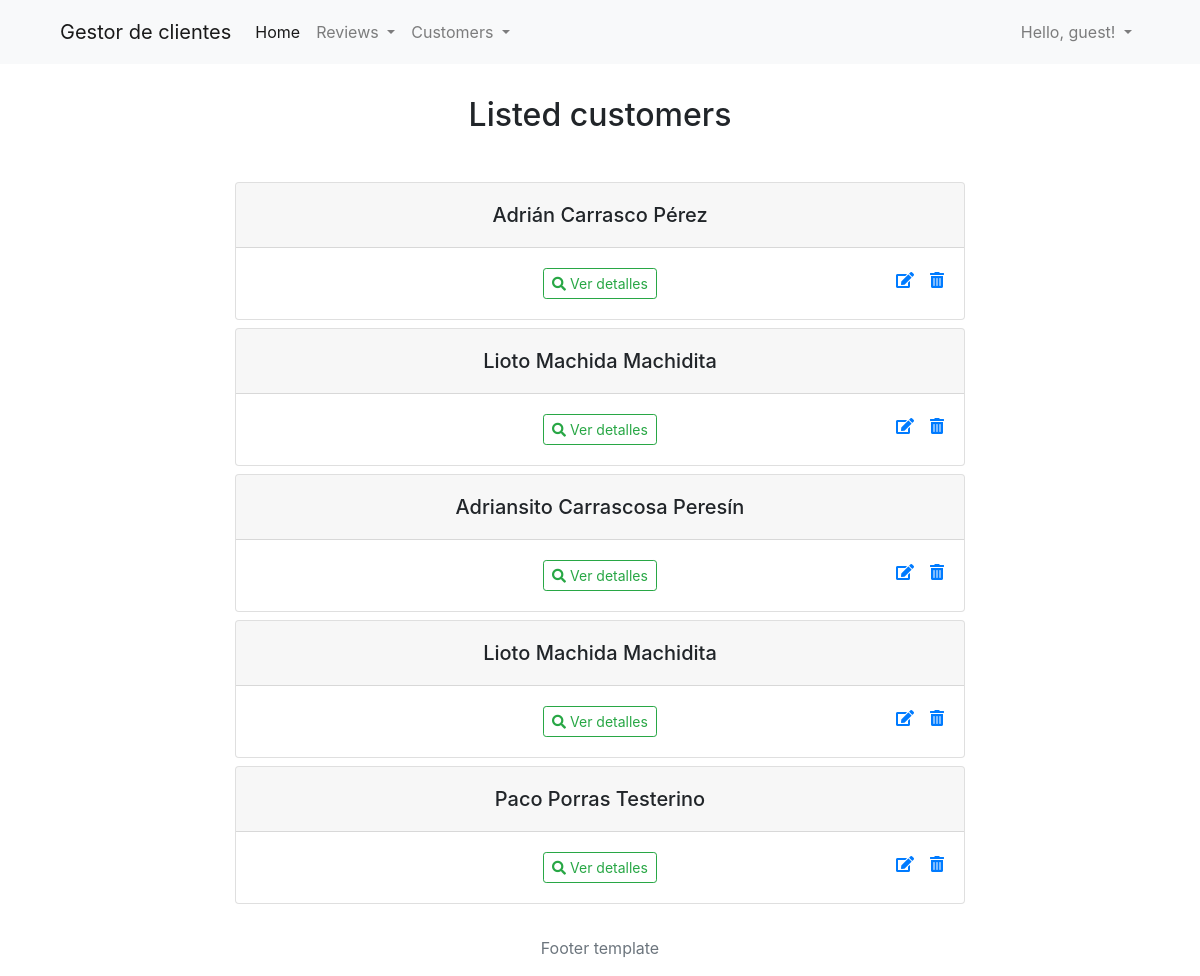
The app's page /cliente/clientes/ with its own data.
### gestion_clientes/models.py (models this page shows, shortened)
class Customer(models.Model):
    user = models.OneToOneField(User, verbose_name = "Usuario", on_delete = models.CASCADE)
    MALE = "M"
    FEMALE = "F"
    GENDER_OPTS = (
        (MALE, 'Male'),
        (FEMALE, 'Female'),
    )
    name = models.CharField(max_length = 30, verbose_name = "Nombre")
    middlename = models.CharField(max_length = 40, verbose_name = "Primer apellido")
    lastname = models.CharField(max_length = 40, verbose_name = "Segundo apellido")
    gender = models.CharField(max_length = 1, choices = GENDER_OPTS, default = MALE, verbose_name = "Género", help_text = "Seleccione su sexo")
    birthday = models.DateField(verbose_name = "Fecha de nacimiento", null = True, blank = True)
    address = models.CharField(max_length = 80, verbose_name = "Dirección")
    image = models.ImageField(null = True, blank = True, verbose_name= "Foto", upload_to = "images/")
    registered = models.DateTimeField(auto_now_add = True, verbose_name= "Fecha de registro")
    updated = models.DateTimeField(auto_now= True, verbose_name = "Fecha de edición")
    slug = models.SlugField()
    @property
    def fullname(self):
        return "{} {} {}".format(self.name, self.middlename, self.lastname)
    class Meta:
        verbose_name = "Cliente"
        verbose_name_plural = "Clientes"
        ordering = ("name", "birthday", "registered", "updated", 'gender')

### gestion_clientes/views.py (the view)
# urls.py: path('clientes/', CustomerListPage.as_view(), name = "customersIndex"),
class CustomerListPage(ListView):
    model  = Customer
    template_name = "clientes/index.html"
    queryset = Customer.objects.order_by("id")

### gestion_clientes/templates/clientes/index.html (shortened to what this page needs)
{% extends 'base/base.html' %}
{% load static %}
{% block css %}
<link rel="stylesheet" type="text/css" href="{% static 'clientes/css/index.css' %}">
{% endblock css %}
{% block content %}
<div class="container flex-container mt-3">
    <div class="row">
        <div class="col-md-8 offset-md-2">
            <div class="text-center">
                <h2 class="mt-3 mb-5">Listed customers</h2>
                {% if object_list %}
                    {% for c in object_list %}
                    <div class="card mb-2 ">
                        <div class="card-header">
                            <h5 class="mt-2">{{ c.fullname }}</h5>
                        </div>
                            <div class="card-body">
                                <a href="{% url 'customerDetails' c.id c.slug %}" class="btn btn-outline-success btn-sm ml-5"><i class="fas fa-search"></i> Ver detalles</a>
                                    <a onclick="return confirm('¿Eliminar usuario?')" href="{% url 'customersDelete' c.user.id %}" class="float-right"><i class="fas fa-trash-alt"></i> </a>
                                    <a href="{% url 'customersUpdate' c.user.id %}" class="float-right mr-3"><i class="fas fa-edit "></i> </a>
                            </div>
                    </div>
                    {% endfor %}
                {% endif %}
            </div>
        </div>
    </div>
</div>
{% endblock content %}

### gestion_clientes/static/clientes/css/index.css (style rules this page uses)
.flex-container { min-height: 77.2vh; }

### records on screen
Customer: fullname "Adrián Carrasco Pérez"
Customer: fullname "Lioto Machida Machidita"
Customer: fullname "Adriansito Carrascosa Peresín"
Customer: fullname "Lioto Machida Machidita"
Customer: fullname "Paco Porras Testerino"
